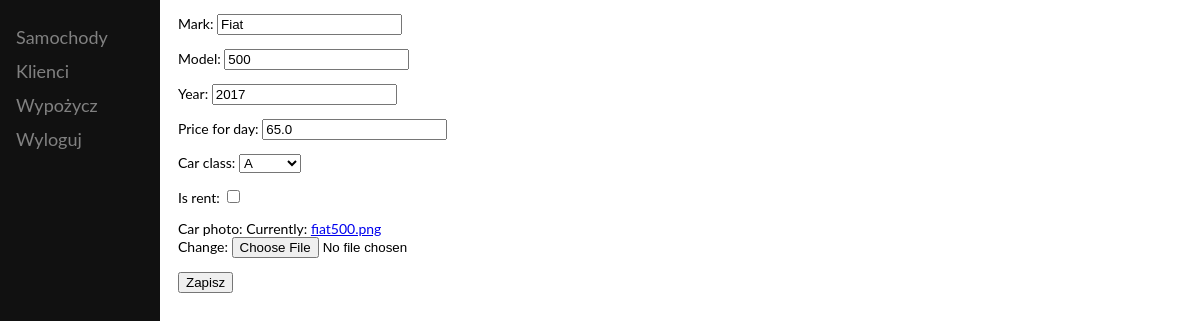
/update_car/1, run on the app's committed database.
### rentcar_app/models.py (models this page shows, shortened)
class Car(models.Model):
    mark = models.CharField(max_length=100)
    model = models.CharField(max_length=100)
    year = models.IntegerField()
    price_for_day = models.FloatField()
    car_class = models.IntegerField(choices=CAR_CLASS)
    is_rent = models.BooleanField(default=False)
    car_photo = models.FileField(null=True)
    rents = models.ManyToManyField("Customer", through="CarRents")

### rentcar_app/views.py (the view, shortened to what this page needs)
# urls.py: url(r'^update_car/(?P<id>\d+)', UpdateCarView.as_view()),
class UpdateCarView(View):
    def get(self, request, id):
        car = Car.objects.get(pk=id)
        form = CarForm(instance=car)
        ctx = {
            'form': form,
        }
        return render(request, 'update_car.html', ctx)

### rentcar_app/forms.py
class CarForm(forms.ModelForm):
    class Meta:
        model = Car
        exclude = ['rents']

### rentcar_app/templates/update_car.html (shortened to what this page needs)
{% extends 'base.html' %}
{% block content %}
    <form action="" method="POST">
        {{ form.as_p }}
        <input type="submit" value="Zapisz">
    </form>
{% endblock %}

### rentcar_app/templates/base.html (style rules this page uses)
body { font-family: "Lato", sans-serif; }

### data on the page
Car: mark "Fiat", model "500", year "2017", price_for_day "65.0", car_class "A"
